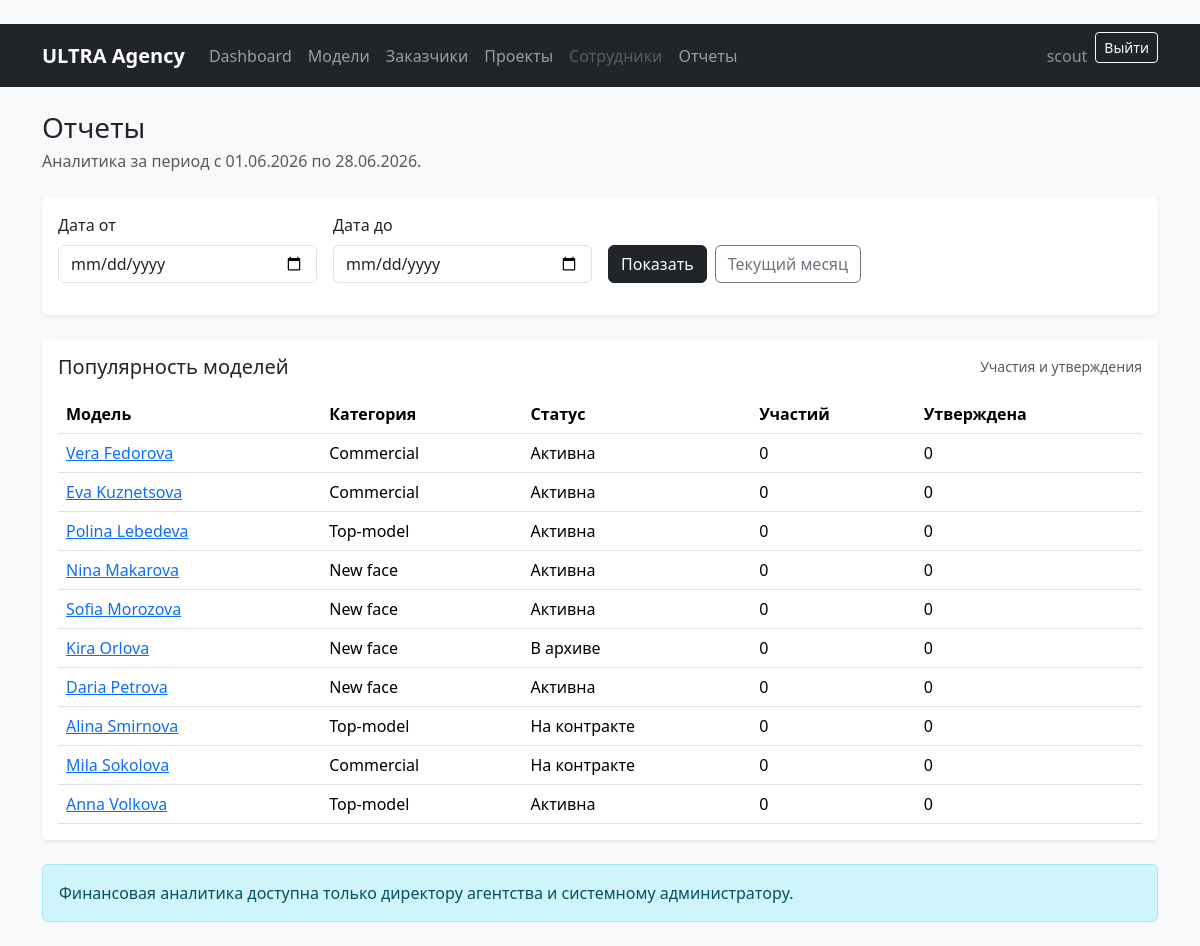
The page /reports/ (signed in) on the database as committed earlier.
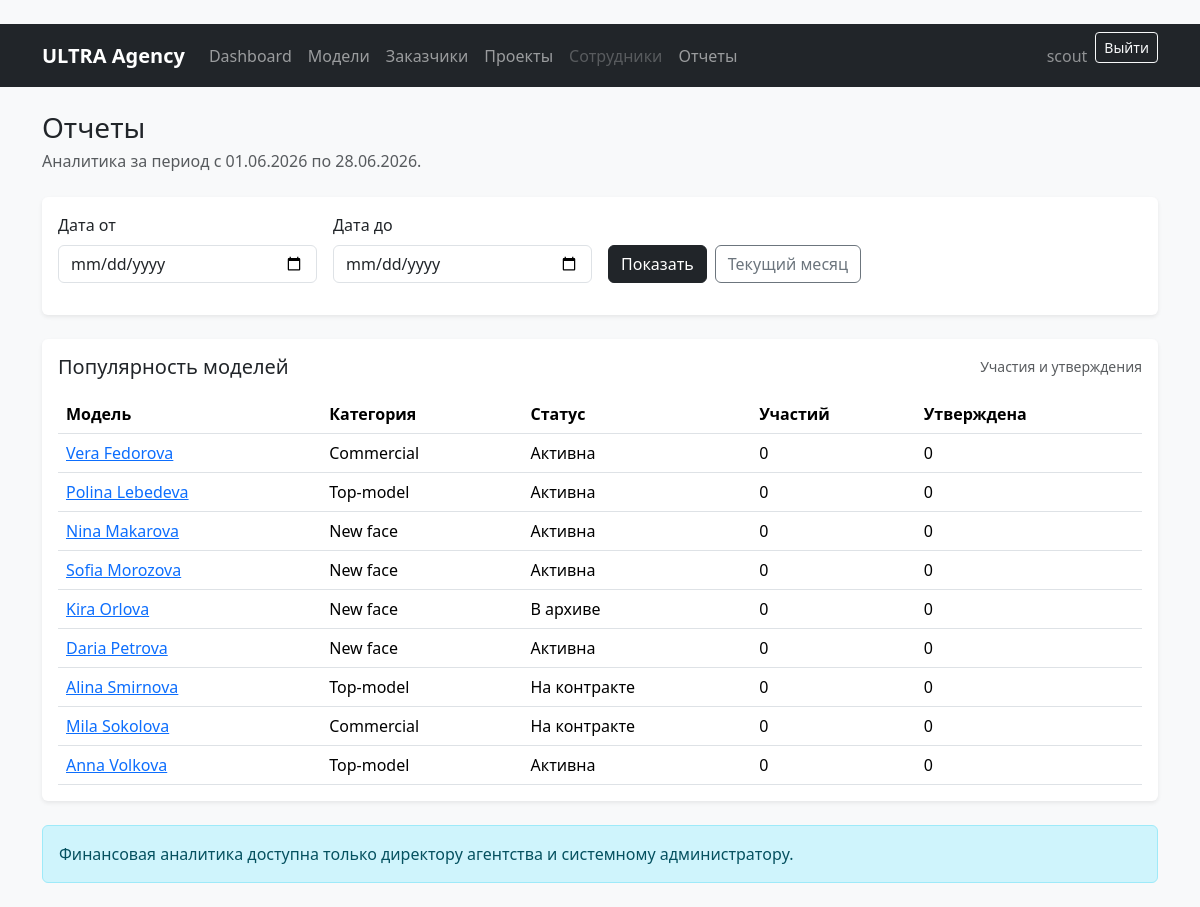
The same page on the database as committed later.
### models_app/models.py (models this page shows)
class ModelCard(models.Model):
    class Category(models.TextChoices):
        TOP = 'top', 'Top-model'
        NEW_FACE = 'new_face', 'New face'
        COMMERCIAL = 'commercial', 'Commercial'
    class Status(models.TextChoices):
        ACTIVE = 'active', 'Активна'
        ARCHIVED = 'archived', 'В архиве'
        ON_CONTRACT = 'on_contract', 'На контракте'
    first_name = models.CharField('Имя', max_length=100)
    last_name = models.CharField('Фамилия', max_length=100)
    birth_date = models.DateField('Дата рождения', null=True, blank=True)
    phone = models.CharField('Телефон', max_length=30)
    email = models.EmailField('Email', blank=True)
    city = models.CharField('Город', max_length=100)
    height = models.PositiveSmallIntegerField('Рост, см')
    bust = models.PositiveSmallIntegerField('Объем груди, см')
    waist = models.PositiveSmallIntegerField('Талия, см')
    hips = models.PositiveSmallIntegerField('Бедра, см')
    shoe_size = models.DecimalField(
        'Размер обуви',
        max_digits=4,
        decimal_places=1,
        null=True,
        blank=True,
    )
    hair_color = models.CharField('Цвет волос', max_length=50, blank=True)
    eye_color = models.CharField('Цвет глаз', max_length=50, blank=True)
    experience = models.TextField('Опыт работы / описание', blank=True)
    category = models.CharField(
        'Категория',
        max_length=20,
        choices=Category.choices,
        default=Category.NEW_FACE,
    )
    status = models.CharField(
        'Статус',
        max_length=20,
        choices=Status.choices,
        default=Status.ACTIVE,
    )
    created_at = models.DateTimeField('Дата добавления', auto_now_add=True)
    updated_at = models.DateTimeField('Дата обновления', auto_now=True)
    added_by = models.ForeignKey(
        settings.AUTH_USER_MODEL,
        on_delete=models.SET_NULL,
        null=True,
        blank=True,
        related_name='added_model_cards',
        verbose_name='Кем добавлена анкета',
    )
    main_photo = models.ImageField(
        'Главное фото',
        upload_to='models/main/',
        null=True,
        blank=True,
    )
    class Meta:
        verbose_name = 'Анкета модели'
        verbose_name_plural = 'Анкеты моделей'
        ordering = ['last_name', 'first_name']
    def __str__(self):
        return f'{self.first_name} {self.last_name}'

### reports/views.py (the view, shortened to what this page needs)
# urls.py: path('', ReportsView.as_view(), name='reports'),
class ReportsView(RoleRequiredMixin, TemplateView):
    template_name = 'reports/reports.html'
    allowed_roles = REPORT_LIMITED_ROLES
    def get_period_form(self):
        return ReportPeriodForm(self.request.GET or None)
    def get_context_data(self, **kwargs):
        context = super().get_context_data(**kwargs)
        form = self.get_period_form()
        if form.is_valid():
            date_from, date_to = self.get_period(form)
        else:
            today = timezone.localdate()
            date_from, date_to = today.replace(day=1), today
        can_view_finance = can_view_financial_reports(self.request.user)
        can_view_staff = can_view_staff_workload_reports(self.request.user)
        model_popularity = ModelCard.objects.annotate(
            participations_count=Count(
                'participations',
                filter=Q(
                    participations__project__start_date__gte=date_from,
                    participations__project__start_date__lte=date_to,
                ),
            ),
            approved_count=Count(
                'participations',
                filter=Q(
                    participations__status=Participation.Status.APPROVED,
                    participations__project__start_date__gte=date_from,
                    participations__project__start_date__lte=date_to,
                ),
            ),
        ).order_by('-participations_count', '-approved_count', 'last_name', 'first_name')
        financial_report = None
        staff_workload = None
        context.update(
            {
                'form': form,
                'date_from': date_from,
                'date_to': date_to,
                'model_popularity': model_popularity,
                'financial_report': financial_report,
                'staff_workload': staff_workload,
                'can_view_finance': can_view_finance,
                'can_view_staff': can_view_staff,
            }
        )
        return context

### reports/forms.py (shortened to what this page needs)
class ReportPeriodForm(forms.Form):
    date_from = forms.DateField(
        label='Дата от',
        required=False,
        widget=forms.DateInput(attrs={'type': 'date'}),
    )
    date_to = forms.DateField(
        label='Дата до',
        required=False,
        widget=forms.DateInput(attrs={'type': 'date'}),
    )
    def __init__(self, *args, **kwargs):
        super().__init__(*args, **kwargs)
        today = timezone.localdate()
        first_day = today.replace(day=1)
        self.fields['date_from'].initial = first_day
        self.fields['date_to'].initial = today
        apply_bootstrap_styles(self)

### core/mixins.py (called while the page is built)
    def test_func(self):
        return user_has_any_role(self.request.user, self.allowed_roles)

### core/permissions.py (called while the page is built)
def get_user_role(user):
    if not user.is_authenticated or not user.is_active:
        return None
    if user.is_superuser:
        return ROLE_ADMIN
    try:
        profile = user.employee_profile
    except EmployeeProfile.DoesNotExist:
        return None
    if not profile.is_active:
        return None
    return profile.role

def user_has_any_role(user, roles):
    role = get_user_role(user)
    return role in roles

### templates/reports/reports.html (shortened to what this page needs)
{% extends 'base.html' %}
{% block content %}
<div class="d-flex flex-column flex-md-row justify-content-between gap-3 mb-4">
    <div>
        <h1 class="h3 mb-1">Отчеты</h1>
        <p class="text-muted mb-0">Аналитика за период с {{ date_from|date:'d.m.Y' }} по {{ date_to|date:'d.m.Y' }}.</p>
    </div>
</div>
<div class="card border-0 shadow-sm mb-4">
    <div class="card-body">
        <form method="get" class="row g-3">
            {% for field in form %}
                <div class="col-md-3">
                    <label class="form-label" for="{{ field.id_for_label }}">{{ field.label }}</label>
                    {{ field }}
                </div>
            {% endfor %}
            <div class="col-md-6 d-flex align-items-end gap-2">
                <button class="btn btn-dark" type="submit">Показать</button>
                <a class="btn btn-outline-secondary" href="{% url 'reports:reports' %}">Текущий месяц</a>
            </div>
        </form>
    </div>
</div>
<div class="card border-0 shadow-sm mb-4">
    <div class="card-body">
        <div class="d-flex justify-content-between align-items-center mb-3">
            <h2 class="h5 mb-0">Популярность моделей</h2>
            <span class="text-muted small">Участия и утверждения</span>
        </div>
        <div class="table-responsive">
            <table class="table align-middle mb-0">
                <thead>
                <tr>
                    <th>Модель</th>
                    <th>Категория</th>
                    <th>Статус</th>
                    <th>Участий</th>
                    <th>Утверждена</th>
                </tr>
                </thead>
                <tbody>
                {% for model_card in model_popularity %}
                    <tr>
                        <td><a href="{% url 'models_app:model_detail' model_card.pk %}">{{ model_card }}</a></td>
                        <td>{{ model_card.get_category_display }}</td>
                        <td>{{ model_card.get_status_display }}</td>
                        <td>{{ model_card.participations_count }}</td>
                        <td>{{ model_card.approved_count }}</td>
                    </tr>
                {% empty %}
                    <tr>
                        <td colspan="5" class="text-muted">Модели пока не добавлены.</td>
                    </tr>
                {% endfor %}
                </tbody>
            </table>
        </div>
    </div>
</div>
{% if not can_view_finance %}
    <div class="alert alert-info mt-4 mb-0">
        Финансовая аналитика доступна только директору агентства и системному администратору.
    </div>
{% endif %}
{% endblock %}

Rows that differ between the two databases and show on the page:
removed ModelCard: first_name+last_name "Eva Kuznetsova", category "Commercial", status "Активна", participations_count "0", approved_count "0"
